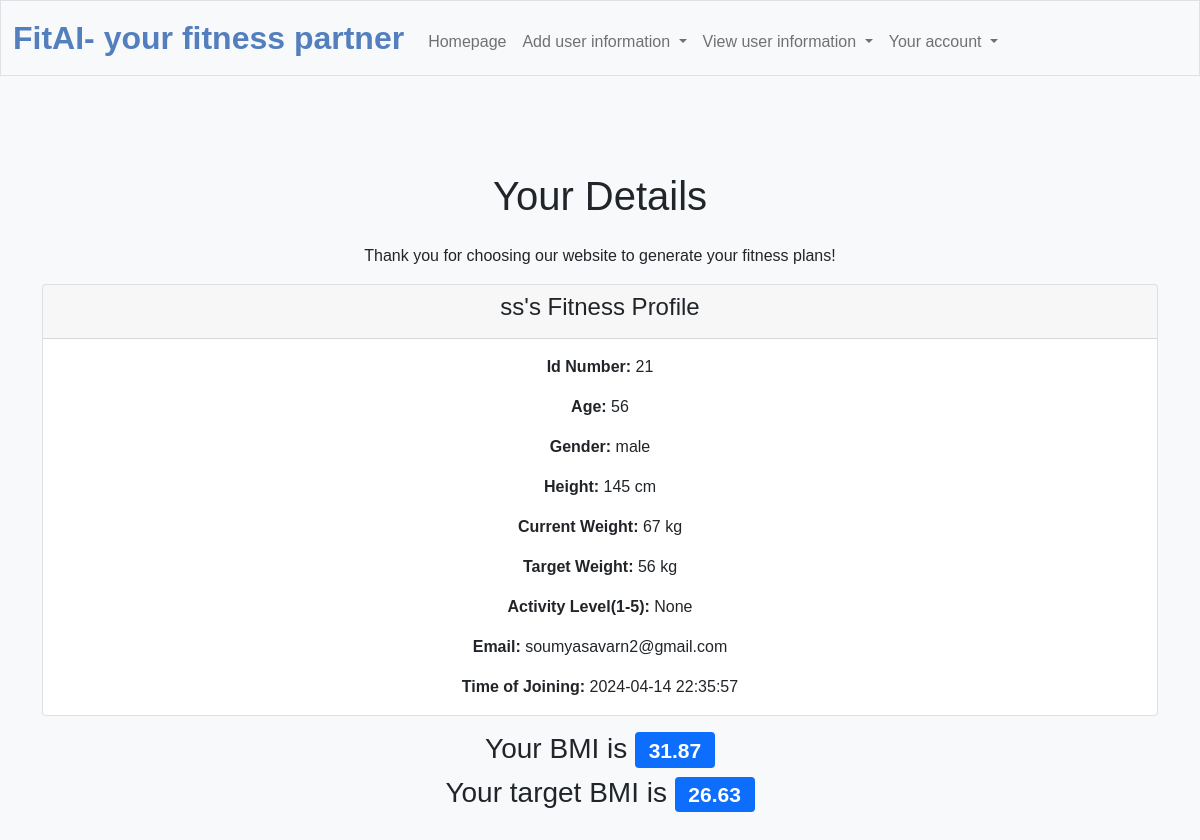
/homepage (signed in), run on the app's committed database.
### tables this page shows
CREATE TABLE user (
    id INTEGER PRIMARY KEY,
    username VARCHAR(255),
    email VARCHAR(255),
    password VARCHAR,
    time_joined TIMESTAMP,
    curr_weight DECIMAL(12,2),
    target_weight DECIMAL(12,2),
    height DECIMAL(12,2),
    gender VARCHAR(255),
    age INTEGER
, activity_level INTEGER);

### app.py (the view)
@app.route("/homepage")
@login_required
def home():
    try:
        user_details = db.execute("""
            SELECT id, username, email, time_joined, curr_weight, target_weight, height, gender, age, activity_level
            FROM user
            WHERE id = ?
        """, (user_c_id))
        print(user_details)
        h = user_details[0]["height"]/100
        bmi = round((user_details[0]["curr_weight"]/(h*h)), 2)
        bmi_target = round((user_details[0]["target_weight"]/(h*h)), 2)
        return render_template("home.html", user_details= user_details, bmi=bmi, bmi_target = bmi_target)
    except Exception as e:
        print(f"An error occurred: {e}")
        return render_template("error.html", message="An internal server error occurred.")

### app.py (called while the page is built)
@app.after_request
def after_request(response):
    response.headers["Cache-Control"] = "no-cache, no-store, must-revalidate"
    response.headers["Expires"] = 0
    response.headers["Pragma"] = "no-cache"
    return response

### helpers.py (called while the page is built)
def login_required(f):
    @wraps(f)
    def decorated_function(*args, **kwargs):
        if session.get("user_id") is None:
            return redirect("/login")
        return f(*args, **kwargs)
    return decorated_function

### templates/home.html (shortened to what this page needs)
{% extends "layout.html" %}
{% block main %}
<div class="container mt-5">
    <h1 class="text-center mb-4">Your Details</h1>
    <p class="text-center">Thank you for choosing our website to generate your fitness plans!</p>
    {% for item in user_details %}
        <div class="card mb-3">
            <div class="card-header">
                <h4 class="card-title">{{ item.username }}'s Fitness Profile</h4>
            </div>
            <div class="card-body">
                <p class="card-text"><strong>Id Number:</strong> {{ item.id }}</p>
                <p class="card-text"><strong>Age:</strong> {{ item.age }}</p>
                <p class="card-text"><strong>Gender:</strong> {{ item.gender }}</p>
                <p class="card-text"><strong>Height:</strong> {{ item.height }} cm</p>
                <p class="card-text"><strong>Current Weight:</strong> {{ item.curr_weight }} kg</p>
                <p class="card-text"><strong>Target Weight:</strong> {{ item.target_weight }} kg</p>
                <p class="card-text"><strong>Activity Level(1-5):</strong> {{ item.activity_level }} </p>
                <p class="card-text"><strong>Email:</strong> {{ item.email }}</p>
                <p class="card-text"><strong>Time of Joining:</strong> {{ item.time_joined }}</p>
            </div>
        </div>
    {% endfor %}
    <div class="text-center">
        <p class="h3">Your BMI is <span class="badge bg-primary">{{ bmi }}</span></p>
    </div>
    <div class="text-center">
        <p class="h3">Your target BMI is <span class="badge bg-primary">{{ bmi_target }}</span></p>
    </div>
</div>
{% endblock %}

### templates/layout.html (style rules this page uses)
body { background-color: #f8f9fa; font-family: 'Arial', sans-serif; }

### data on the page
user: username "ss", id "21", age "56", gender "male", height "145", curr_weight "67", target_weight "56", activity_level "None", email "soumyasavarn2@gmail.com", time_joined "2024-04-14 22:35:57"

### other printed values
{{ bmi }} "31.87"
{{ bmi_target }} "26.63"
